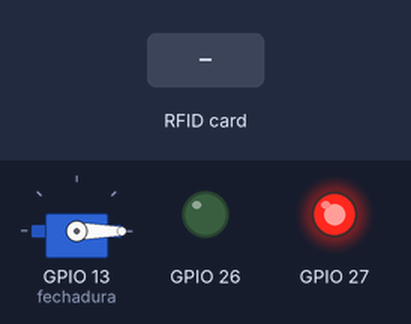
The sketch below on a simulated ESP32. Parts: servo, output pins drawn as LEDs (lit = HIGH). The test bench sets the inputs (shaded band). WiFi joins after 1.5 s; servers stay silent unless stated; no MQTT or app messages arrive unless stated; what the sketch prints to the serial monitor is not drawn.

Above: at 2.7 s.
2.8 s: RFID card 01 02 03 04 held to the reader
At 3.8 s:
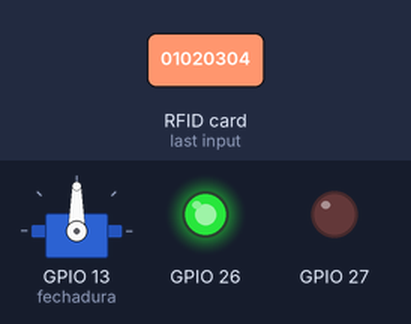
Timing chart, 0 to 9.3 s (numbered marks = the images above; inputs shaded):
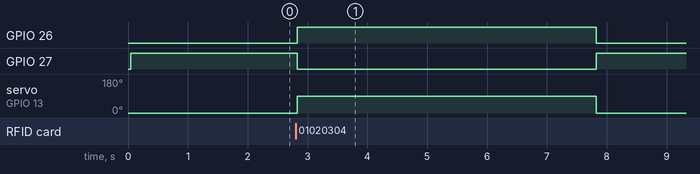

The sketch:

sketch.ino
```cpp
#include <SPI.h>           // comunicação SPI
#include <MFRC522.h>       // leitor RFID RC522
#include <ESP32Servo.h>    // servo motor
#include <WiFi.h>          // conexão Wi-Fi
#include <PubSubClient.h>  // MQTT

// ---------- LEITOR RFID ----------
// Pinos: SDA no 5 e RST no 21
MFRC522 rfid(5, 21);

// ---------- CARTÕES AUTORIZADOS ----------
String autorizados[] = {
  "01:02:03:04",
  "11:22:33:44"
};
int totalAutorizados = 2;

// ---------- FECHADURA, WI-FI E MQTT ----------
Servo fechadura;                 // servo no pino 13
WiFiClient wifiClient;           // conexão de rede
PubSubClient mqtt(wifiClient);   // cliente MQTT usando essa conexão

// Tópico onde as mensagens são publicadas
const char* TOPICO = "armario/ramalho/A01";

// ---------- CONTADOR ----------
int leituras = 0;   // quantos cartões já foram lidos

// ---------- FUNÇÃO QUE MONTA E PUBLICA O JSON ----------
void publicarEvento(String evento, String uid, String tipoCartao) {
  // Monta o JSON juntando os pedaços
  String json = "{";
  json += "\"armario\":\"A01\",";
  json += "\"evento\":\"" + evento + "\",";
  json += "\"uid\":\"" + uid + "\",";
  json += "\"tipo_cartao\":\"" + tipoCartao + "\",";
  json += "\"leituras\":" + String(leituras);
  json += "}";

  Serial.println(json);                  // mostra no Serial Monitor
  mqtt.publish(TOPICO, json.c_str());    // envia para o broker
}

// ---------- SETUP ----------
void setup() {
  Serial.begin(115200);   // liga o Serial Monitor
  SPI.begin();            // liga a comunicação SPI
  rfid.PCD_Init();        // liga o leitor RFID

  // LEDs: 26 = verde, 27 = vermelho
  pinMode(26, OUTPUT);
  pinMode(27, OUTPUT);

  // Fechadura começa com 0 graus e com o LED vermelho aceso
  fechadura.attach(13);
  fechadura.write(0);
  digitalWrite(27, HIGH);

  // Conecta na rede
  Serial.print("Conectando na rede");
  WiFi.begin("Wokwi-GUEST", "", 6);
  while (WiFi.status() != WL_CONNECTED) {
    delay(250);
    Serial.print(".");
  }
  Serial.println(" conectado!");

  // Configura o broker MQTT
  mqtt.setServer("broker.hivemq.com", 1883);
  mqtt.setBufferSize(512);

  Serial.println("Leitor Pronto!");
}


// ---------- LOOP ----------
void loop() {
  // broker
  if (!mqtt.connected()) {
    Serial.println("Conectando no broker...");
    if (mqtt.connect("armario-ramalho-A01")) {   // nome
      Serial.println("Broker conectado!");
    } else {
      Serial.println("Falhou, tentando de novo");
      delay(2000);
      return;
    }
  }
  mqtt.loop();   // mantém a conexão MQTT

  // Espera um cartão
  if (!rfid.PICC_IsNewCardPresent()) return;   // tem cartão perto?
  if (!rfid.PICC_ReadCardSerial()) return;     // conseguiu ler?

  // Transforma o UID para o formato "01:02:03:04"
  String uid = "";
  for (byte i = 0; i < rfid.uid.size; i++) {
    if (rfid.uid.uidByte[i] < 0x10) uid += "0";      // zero à esquerda
    uid += String(rfid.uid.uidByte[i], HEX);         // byte em hexadecimal
    if (i < rfid.uid.size - 1) uid += ":";           // dois pontos entre os bytes
  }
  uid.toUpperCase();
  Serial.println("UID: " + uid);

  // Conta a leitura e descobre o tipo do cartão
  leituras++;
  MFRC522::PICC_Type tipo = MFRC522::PICC_GetType(rfid.uid.sak);
  String tipoCartao = MFRC522::PICC_GetTypeName(tipo);

  // Procura o UID na lista de autorizados
  bool liberado = false;
  for (int i = 0; i < totalAutorizados; i++) {
    if (uid == autorizados[i]) {
      liberado = true;
    }
  }

  // Decide o que fazer
  if (liberado) {
    Serial.println("ACESSO LIBERADO");
    publicarEvento("ACESSO_LIBERADO", uid, tipoCartao);

    // Abre: servo a 90 graus, LED verde aceso
    fechadura.write(90);
    digitalWrite(26, HIGH);
    digitalWrite(27, LOW);

    delay(5000);   // fica aberto por 5 segundos

    // Tranca de novo: servo a 0 graus, LED vermelho aceso
    fechadura.write(0);
    digitalWrite(26, LOW);
    digitalWrite(27, HIGH);
    Serial.println("ARMARIO TRANCADO");
  } else {
    Serial.println("ACESSO NEGADO");
    publicarEvento("ACESSO_NEGADO", uid, tipoCartao);
  }

  // Desabilita o cartão para não ser lido várias vezes
  rfid.PICC_HaltA();
}
```

Measured:
- after the input at 2.8 s, GPIO 26: LOW → HIGH at once, → LOW 5.0 s later; GPIO 27: HIGH → LOW at once, → HIGH 5.0 s later; servo on GPIO 13 (fechadura): 0° → 90° at once, → 0° 5.0 s later
